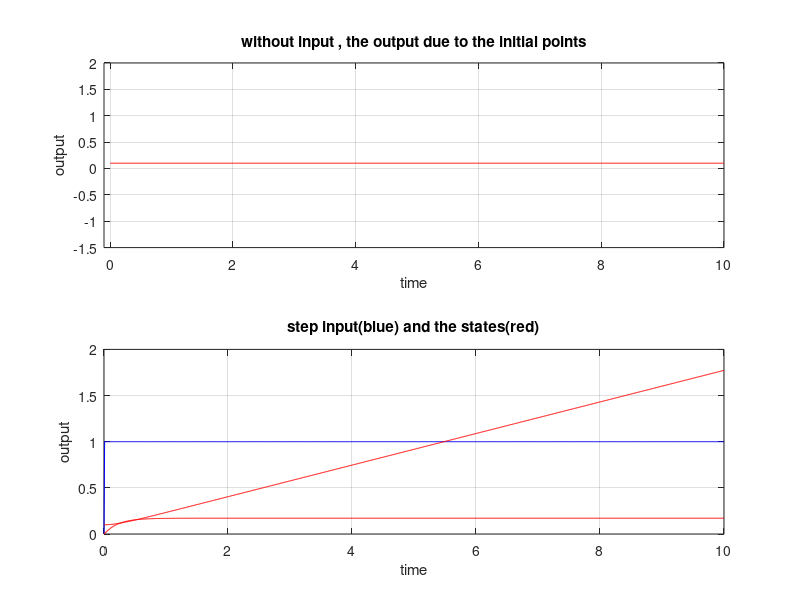
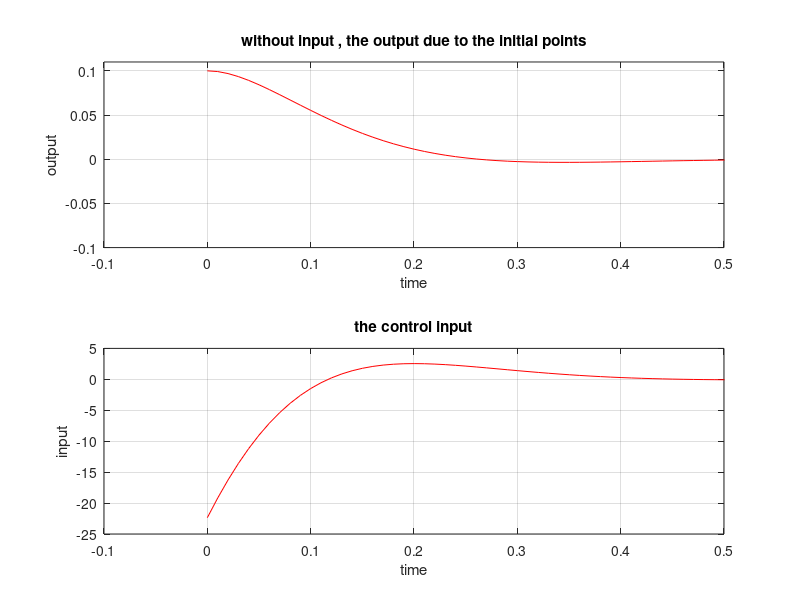
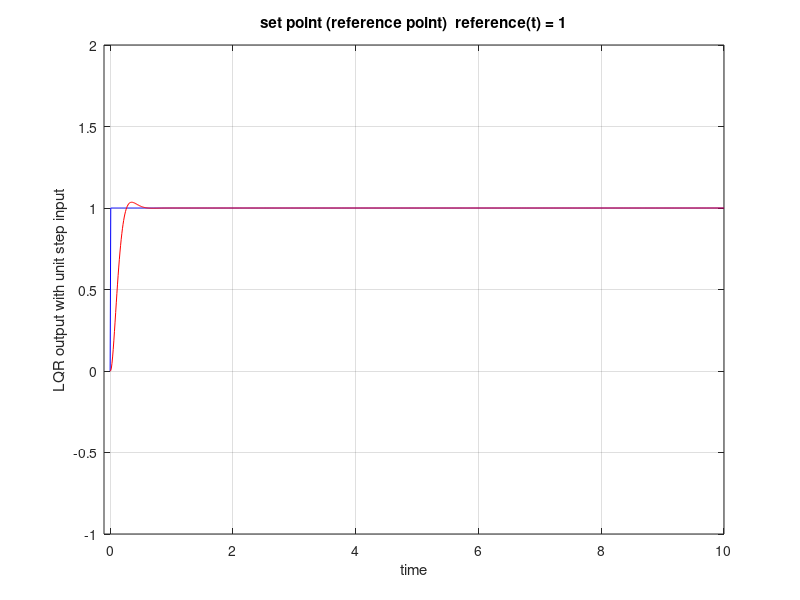
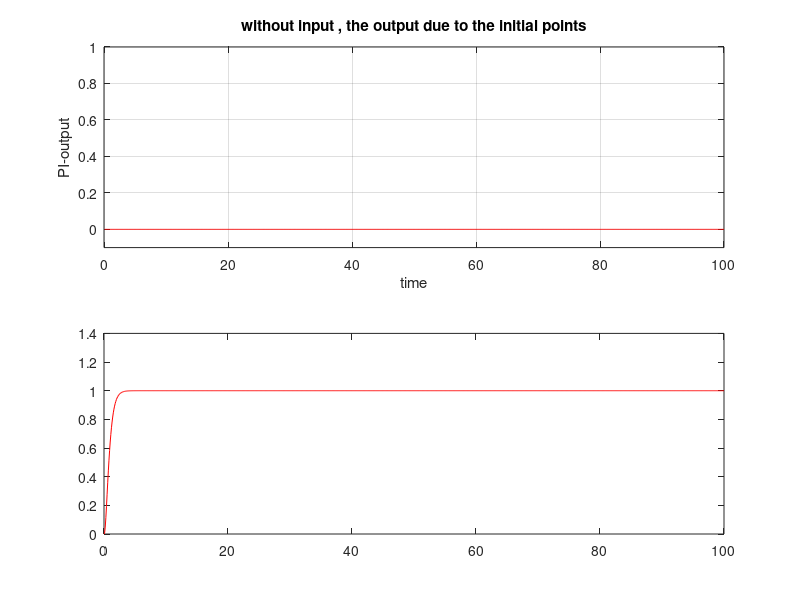

Write the MATLAB code that produced these figures, in order. (Note: this script raises an error after producing the figures.)


%%   Figure 3.9 state -space - known parameter values

clear all; clc;clf

% First open loop system model
a = 4.6;
k = 0.787;

A =[0 1;0 -a];
B = [0 k]';
C = [ 1 0];

%  the open loop transfer function
[num,den]= ss2tf(A,B,C,0);
eig(A)
x0 =[0.1; 0];
sysO = ss(A,B,C,[ ]);


tf = 10;     % the final time
N = 1000; 
t = linspace(0, tf,N);  % the number of the sampling
u = zeros(N,1);

% initial point response
u = zeros(size(t));
[y,t,x]=lsim(sysO, u, t,x0); 

figure(1)
subplot(2,1,1)
plot(t, y,'r'); grid on
axis([-0.1  tf -1.5 2])
title('without input , the output due to the initial points')
xlabel('time')
ylabel('output')

% step response
u = zeros(size(t));
u(t>0) = 1;
[y,t,x]=lsim(sysO, u, t,x0);  

subplot(2,1,2)
plot(t,u,'b',t, x,'r'); grid on
title('step input(blue) and the states(red)')
xlabel('time')
ylabel('output')

%% the LQR controller

% find the optimal controller
rho = 0.00002;
Q =C'*C;
R = rho;
[K,P,E] = lqr(sysO,Q,R)

% The closed loop system
AC =A -B*B'*(1/rho)*P;
sysClosed =ss(AC,B,C,[ ]);
[num,den]= ss2tf(AC,B,C,0);

% eig(AC)

% initial point response
x0 =[0.1  0];
u = zeros(size(t));
[y,t,x]=lsim(sysClosed, u, t,x0);      

figure(2)
subplot(2,1,1)
plot(t, y,'r'); grid on
axis([ -0.1  0.5 -0.1 0.11]) ; grid on
title('without input , the output due to the initial points')
xlabel('time')
ylabel('output')
ux = -K*x';
subplot(2,1,2)
plot(t, ux,'r'); grid on
axis([ -0.1  0.5 -25  5]) ; grid on
title('the control input')
xlabel('time')
ylabel('input')

%  the step input response
setPoint = zeros(size(t));
setPoint(t>0) = 1;
figure(3)
% setPoint = sin(2*pi*t);
plot(t,setPoint,'b'); hold on; grid on
axis([ -0.1  tf  -1   2]) ; 
x0 = [ 0 0]';
%
Hc = 0.787/175.9785  % at s = 0. the closed loop transfer function gain
[y,t,x]=lsim(sysClosed,Hc^-1*setPoint, t,x0);     
% subplot(2,1,2)
plot(t, y,'r')
axis([ -0.1  tf  -1   2]) ; grid on
title('set point (reference point)  reference(t) = 1')
xlabel('time')
ylabel('LQR output with unit step input')

%% P controller


a = 4.6;
k = 0.787;
PG =6.7217;

AP = [0 1  ; -PG*k -a  ];
% eig(AP)

BP = [ 0  PG*k]';
C = [ 1 0 ];
sysP = ss(AP,BP,C,0)
[num den] = ss2tf(AP,BP,C,0);

%  P response
tf = 100;     % the final time
N = 1000; 
t = linspace(0, tf,N);  % the number of the sampling
u = zeros(size(t));
x0 =[0  0];
[y,t,x]=lsim(sysP, u, t,x0);      

figure(4)
subplot(2,1,1)
plot(t, y,'r'); grid on
axis([ -0.1  tf -0.1 1]) ; grid on
title('without input , the output due to the initial points')
xlabel('time')
ylabel('PI-output')

% the step input response
setPoint = zeros(size(t));
setPoint(t>0) = 1;
%
[y,t,x]=lsim(sysP, setPoint, t,x0);      
subplot(2,1,2)
plot(t, y,'r')

figure(5)
plot(t, y,'r')
axis([ -0.1  tf -1 2]) ; grid on
title('set point (reference point)  reference(t) = 1')
xlabel('time')
ylabel('P output with unit step input')





%% PI 

% the characteristic equation of the closed loop

syms PG IG s

% a = 4.6;
% k = 0.787;
% API = [0 1 0 ; -PG*k -a  k; -IG 0 0];
% I = eye(3,3);
% det(s*I -API)

% real poles 

PG = 8.96;
IG = 4.58;
API = [0 1 0 ; -PG*k -a  k; -IG 0 0];
%eig(API)
BP = [ 0  PG*k  IG]';
C = [ 1 0 0];
sysPI = ss(API,BP,C,0);
% [num den] = ss2tf(API,BP,C,0);
%  PI response

% initial responce 

% the step input response
setPoint = zeros(size(t));
setPoint(t>0) = 1;
x0 = [ 0 0 0]';
[y,t,x]=lsim(sysPI, setPoint, t,x0);      
figure(6)
plot(t, y,'r')
axis([ -0.1  tf -1 2]) ; grid on
title('set point (reference point)  reference(t) = 1')
xlabel('time')
ylabel('PI output with unit step input')




















%%

a = 4.6;
k = 0.787;
PG = 8.9581;
IG = 4.5743;
AP = [0 1 0 ; -PG*k -a  k; -IG 0 0];
% eig(AP)

BP = [ 0  PG*k  IG]';
C = [ 1 0 0];
sysPI = ss(AP,BP,C,0)
[num den] = ss2tf(AP,BP,C,0);
%% PI response

u = zeros(size(t));
x0_PI = [x0  0]';
[y,t,x]=lsim(sysPI, u, t,x0_PI);      

figure(4)
subplot(2,1,1)
plot(t, y,'r'); grid on
axis([ -0.1  tf -0.1 1]) ; grid on
title('without input , the output due to the initial points')
xlabel('time')
ylabel('PI-output')

% the step input response
setPoint = zeros(size(t));
setPoint(t>0) = 1;
%
[y,t,x]=lsim(sysPI, setPoint, t,x0_PI);      
subplot(2,1,2)
plot(t, y,'r')
axis([ -0.1  0.5 -1 2]) ; grid on
title('set point (reference point)  reference(t) = 1')
xlabel('time')
ylabel('LQR output with unit step input')




%%




plot(T,u); grid on
title('the control input of DC motor voltage')





%% 


clear all; clc
% system paramters 

a = 4.6;
ka = 0.787;
% system dynamics
A = [ 0 1;0 -a];
B = [0 k]';
C = [1 0];



gam = 0.1;
Vdg=gam^2*10;            % the intensity of the disturbance
Vm =10^-7;                     % the noise intensity 
ka = 0.787;
% the plant state space model
sys= ss(A,B,C,0); 

%% initial point response

x0 =[-1;-1];
y0 = C*x0;  % inital values of the plant states 
N = 1000;  % the sampling number of data
tf  = 50 ;    % the final time 
t = linspace(0,tf,N);
vd = Vdg*randn(N,1);  % gaussian noise ... if awgn is available, use agwn (it stands for 
                                      %   additive white gaussian noise        
[y,t,x]=lsim(sys, zeros(N,1), t,x0);   % without disturnbance                                      
[yd,t,x]=lsim(sys,  vd, t,x0);              % disturnbance 

figure(1)
plot(t,y,'r', t,yd,'b'); grid on
title('without disturbace  and with disturbance')
axis([0 tf -1.5 1])
%% step response
step = ( t>=0);
% figure(2)
% plot(t,step)
% axis([0  tf -1.5 5])
%%
x0 = [0;0];
[y,t,x]=lsim(sys, step, t,x0);   % without disturnbance                                      
[yd,t,x]=lsim(sys, step+vd, t,x0);              % disturnbance 

figure(3)
plot(t,y,'r', t,yd,'b'); grid on
title('without disturbace  and with disturbance')
axis([0 tf -0.1 2])

%% PID controller
p = 4;
Ac = A - p*B*C;
eig(Ac)
sysP = ss(Ac,B,C,0);
stepinfo(sys)
stepinfo(sysP)
%%
[y,t,x]=lsim(sysP, step, t,x0);   % without disturnbance                                      
[yd,t,x]=lsim(sysP, step+vd, t,x0);              % disturnbance 

figure(3)
plot(t,y,'r', t,yd,'b'); grid on
title('without disturbace  and with disturbance')
axis([0 tf -0.1 2])

%%
Q = eye(2,2);
R = 0.0001;
[K,S,E] = lqr(sys,Q,R);

Aclqr = A - B*K;
sysLQR  = ss(Aclqr,B,C,0);
[y,t,x]=lsim(sysLQR, step, t,x0);   % without disturnbance                                      
[yd,t,x]=lsim(sysLQR, step+vd, t,x0);              % disturnbance 

figure(4)
plot(t,y,'r', t,yd,'b'); grid on
title('without disturbace  and with disturbance')
axis([0 tf -0.1 2])
stepinfo(sysLQR)
%%   
B = [ 0 ka]';
[L,P,E] = lqe(A,B,C,Vdg,Vm)
%%

% an trajectory example with an initial point
x0 =[-1;-1];
y0 = C*x0;  % inital values of the plant states 
N = 1000;  % the sampling number of data
tf  = 5 ;    % the final time 
t = linspace(0,tf,N);
vd = Vdg*randn(N,1);  % gaussian noise ... if awgn is available, use agwn (it stands for 
                                      %   additive white gaussian noise        
[y,t,x]=lsim(sys, zeros(N,1), t,x0);   % without disturnbance                                      
[yd,t,x]=lsim(sys,  vd, t,x0);              % disturnbance 

figure(1)
plot(t,y,'r', t,yd,'b'); grid on
title('without disturbace  and with disturbance')
axis([0 tf -1.5 0])

%%  the plant output corrupted by a noise
vm = Vm*randn(N,1);
ym = yd + vm;
figure(2)
plot(t,yd,'b', t,ym, 'r'); grid on
axis([0 tf -1.5 0])
% axis([0 10 -1 1.5])
title('with disturbance and noise')

%% 
%  design the optimal observer gain
[L,P,E] = lqe(A,B,C,Vdg,Vm)


%%
% Total system 
AT  = [A  zeros(2,2) ; L*C  A-L*C];
BT =  [ B  B zeros(2,2); zeros(2,2) B L];
CT = [C zeros(1,2); zeros(2,2) eye(2,2)];

u =zeros(N,1);
% u = sin(2*pi*t);
sysT = ss(AT,BT,CT,0);
%uT = [zeros(N,1),vd ,zeros(N,1), vm];
uT = [u,vd ,u, vm];
[yTd,t,x] = lsim(sysT,  uT, t,[x0; 0;0]); % input with  u = 0 and  disturnbance 
yTdd = yTd(:,1) + vm;
figure(3)
plot(t,yTdd,'k',t,yTd(:,2),'b', t,yTd(:,3),'r'  ); grid on ; hold on
title('without input. The output(black), The x1 observer(blue), the x2 observer(red)')
axis([0 tf  -15  5])

%%  Total system 
% AT  = [A  zeros(2,2) ; L*C  A-L*C];
% BT =  [ B  B zeros(2,2); zeros(2,2) B L];
% CT = [C zeros(1,2); zeros(2,2) eye(2,2)];
% sysT = ss(AT,BT,CT,0);

u = sin(2*pi*t);
uT = [ka*u,vd ,ka*u, vm];
[yTd,t,x] = lsim(sysT,  uT, t,[x0; 0;0]); % input with  u = 0 and  disturnbance 
yTdd = yTd(:,1) + vm;
figure(3)
plot(t,yTdd,'k',t,yTd(:,2),'b', t,yTd(:,3),'r'  ); grid on ; hold on
title('with input.')
axis([0 tf  -15  5])


%%
eig(AT)
eig(A)
eig(A-L*C)
%%
TFs = tf(sysO)











